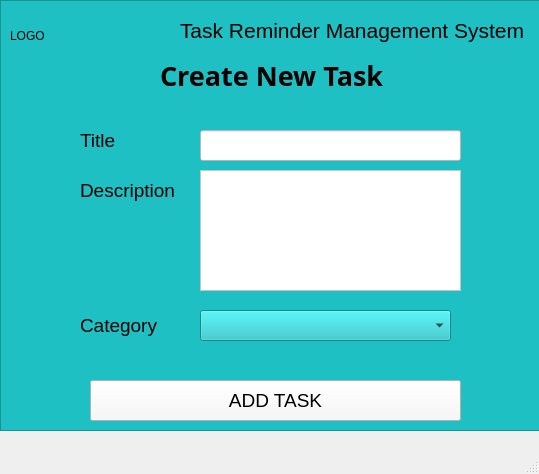
<?xml version="1.0" encoding="UTF-8"?>
<ui version="4.0">
 <class>AddNewTaskStandardUserAccountWindow</class>
 <widget class="QMainWindow" name="AddNewTaskStandardUserAccountWindow">
  <property name="geometry">
   <rect>
    <x>0</x>
    <y>0</y>
    <width>539</width>
    <height>474</height>
   </rect>
  </property>
  <property name="windowTitle">
   <string>MainWindow</string>
  </property>
  <widget class="QWidget" name="centralwidget">
   <widget class="QFrame" name="frame">
    <property name="geometry">
     <rect>
      <x>0</x>
      <y>0</y>
      <width>541</width>
      <height>431</height>
     </rect>
    </property>
    <property name="styleSheet">
     <string notr="true">background-color: rgb(31, 192, 196);</string>
    </property>
    <property name="frameShape">
     <enum>QFrame::StyledPanel</enum>
    </property>
    <property name="frameShadow">
     <enum>QFrame::Raised</enum>
    </property>
    <widget class="QLabel" name="label">
     <property name="geometry">
      <rect>
       <x>160</x>
       <y>50</y>
       <width>251</width>
       <height>51</height>
      </rect>
     </property>
     <property name="font">
      <font>
       <family>Malgun Gothic</family>
       <pointsize>20</pointsize>
       <weight>75</weight>
       <bold>true</bold>
      </font>
     </property>
     <property name="text">
      <string>Create New Task</string>
     </property>
    </widget>
    <widget class="QLabel" name="title_label">
     <property name="geometry">
      <rect>
       <x>80</x>
       <y>130</y>
       <width>71</width>
       <height>21</height>
      </rect>
     </property>
     <property name="font">
      <font>
       <family>Segoe UI</family>
       <pointsize>14</pointsize>
       <weight>50</weight>
       <bold>false</bold>
      </font>
     </property>
     <property name="text">
      <string>Title</string>
     </property>
    </widget>
    <widget class="QLabel" name="label_3">
     <property name="geometry">
      <rect>
       <x>180</x>
       <y>10</y>
       <width>371</width>
       <height>41</height>
      </rect>
     </property>
     <property name="font">
      <font>
       <pointsize>16</pointsize>
      </font>
     </property>
     <property name="text">
      <string>Task Reminder Management System</string>
     </property>
    </widget>
    <widget class="QPushButton" name="addTask_pushButton">
     <property name="geometry">
      <rect>
       <x>90</x>
       <y>380</y>
       <width>371</width>
       <height>41</height>
      </rect>
     </property>
     <property name="font">
      <font>
       <family>MS Shell Dlg 2</family>
       <pointsize>14</pointsize>
       <weight>50</weight>
       <bold>false</bold>
      </font>
     </property>
     <property name="styleSheet">
      <string notr="true">background-color: rgb(248, 248, 248);</string>
     </property>
     <property name="text">
      <string>ADD TASK</string>
     </property>
    </widget>
    <widget class="QLabel" name="logo_label">
     <property name="geometry">
      <rect>
       <x>10</x>
       <y>10</y>
       <width>81</width>
       <height>51</height>
      </rect>
     </property>
     <property name="text">
      <string>LOGO</string>
     </property>
    </widget>
    <widget class="QLineEdit" name="title_lineEdit">
     <property name="geometry">
      <rect>
       <x>200</x>
       <y>130</y>
       <width>261</width>
       <height>31</height>
      </rect>
     </property>
     <property name="font">
      <font>
       <family>Segoe UI</family>
       <pointsize>12</pointsize>
      </font>
     </property>
     <property name="toolTip">
      <string>&lt;html&gt;&lt;head/&gt;&lt;body&gt;&lt;p align=&quot;center&quot;&gt;&lt;span style=&quot; font-size:10pt;&quot;&gt;Enter First Name&lt;/span&gt;&lt;/p&gt;&lt;/body&gt;&lt;/html&gt;</string>
     </property>
     <property name="styleSheet">
      <string notr="true">background-color: rgb(255, 255, 255);</string>
     </property>
    </widget>
    <widget class="QLabel" name="description_label">
     <property name="geometry">
      <rect>
       <x>80</x>
       <y>180</y>
       <width>111</width>
       <height>21</height>
      </rect>
     </property>
     <property name="font">
      <font>
       <family>Segoe UI</family>
       <pointsize>14</pointsize>
       <weight>50</weight>
       <bold>false</bold>
      </font>
     </property>
     <property name="text">
      <string>Description</string>
     </property>
    </widget>
    <widget class="QPlainTextEdit" name="description_plainTextEdit">
     <property name="geometry">
      <rect>
       <x>200</x>
       <y>170</y>
       <width>261</width>
       <height>121</height>
      </rect>
     </property>
     <property name="styleSheet">
      <string notr="true">background-color: rgb(255, 255, 255);</string>
     </property>
    </widget>
    <widget class="QLabel" name="category_label">
     <property name="geometry">
      <rect>
       <x>80</x>
       <y>310</y>
       <width>101</width>
       <height>31</height>
      </rect>
     </property>
     <property name="font">
      <font>
       <family>Segoe UI</family>
       <pointsize>14</pointsize>
       <weight>50</weight>
       <bold>false</bold>
      </font>
     </property>
     <property name="text">
      <string>Category</string>
     </property>
    </widget>
    <widget class="QComboBox" name="category_comboBox">
     <property name="geometry">
      <rect>
       <x>200</x>
       <y>310</y>
       <width>251</width>
       <height>31</height>
      </rect>
     </property>
     <property name="font">
      <font>
       <pointsize>12</pointsize>
      </font>
     </property>
    </widget>
   </widget>
  </widget>
  <widget class="QMenuBar" name="menubar">
   <property name="geometry">
    <rect>
     <x>0</x>
     <y>0</y>
     <width>539</width>
     <height>21</height>
    </rect>
   </property>
  </widget>
  <widget class="QStatusBar" name="statusbar"/>
 </widget>
 <resources/>
 <connections/>
</ui>
